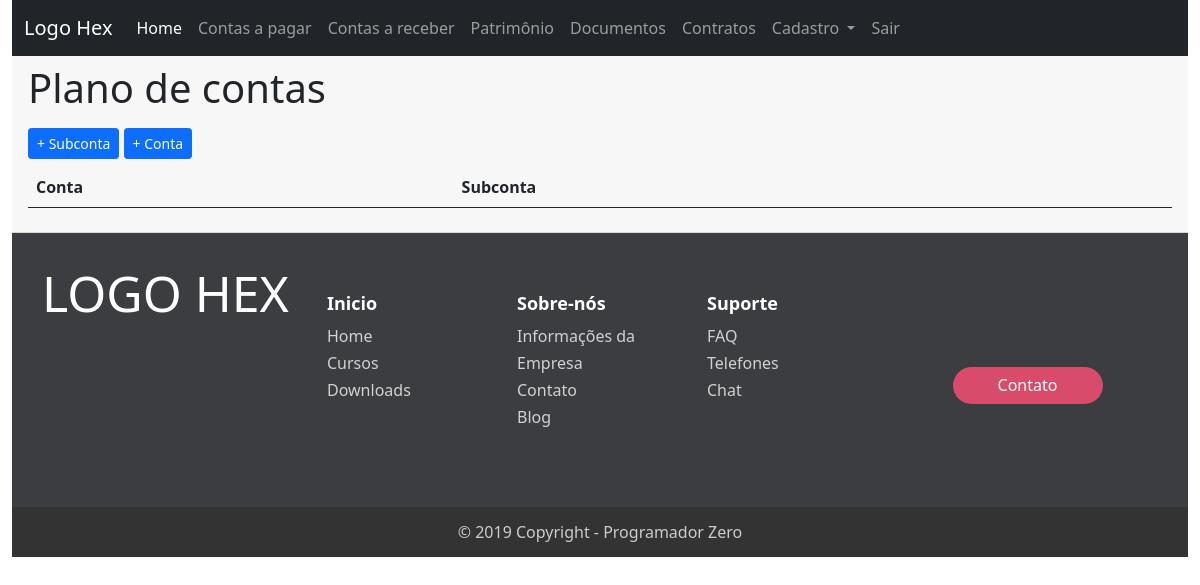
Before: /subconta/ (signed in) with the older database file.
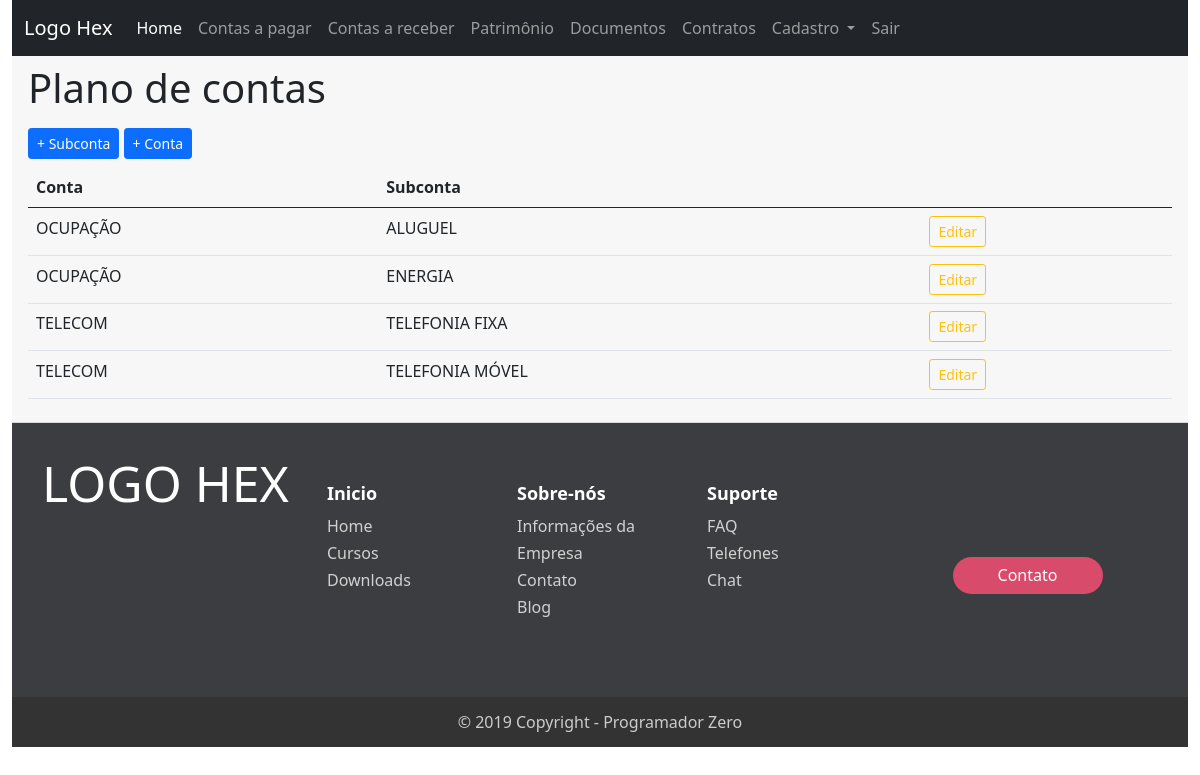
After: the same page with the newer database file.
### subconta/models.py (models this page shows, shortened)
class Subconta(models.Model):
	conta = models.ForeignKey(Conta, on_delete=models.CASCADE)
	subconta = models.CharField('Subconta', max_length=100)
	class Meta:
		ordering =['subconta']

### conta/models.py (models this page shows)
class Conta(models.Model):
	conta = models.CharField('Conta', max_length=100, unique=True)
	def __str__(self):
		return self.conta

### subconta/views.py (the view)
# urls.py: path('', include('subconta.urls')),
@login_required
def subconta(request):
    conta = Conta.objects.all()
    subconta = Subconta.objects.all().order_by('conta')
    return render(request, 'subconta/subconta.html',{'subconta': subconta,'conta':conta})

### subconta/templates/subconta/subconta.html (shortened to what this page needs)
{% extends 'base.html' %}
{% load crispy_forms_tags %}
{% block content %}
<div class="card-header card-body-t ">
    <h1> Plano de contas</h1>
    <nav class="navbar">
      <div>
        <a href="{% url 'subcontaAdd'%}"><button class="btn btn-primary btn-add btn-sm"> + Subconta</button></a>
    <a href="{% url 'contaAdd'%}"><button class="btn btn-primary btn-add btn-sm"> + Conta</button></a>
      </div>
    </nav>
    <table class="table">
      <thead>
        <tr>
          <th>Conta</th>
          <th>Subconta</th>
          <th scope="col"></th>
        </tr>
      </thead>
      <tbody>
      {% for subconta in subconta %}
        <tr>
          <td>{{subconta.conta}}</td>
          <td>{{subconta.subconta}}</td>
          <td>
              <div class="btn-list">
                <a href="/subcontaEdit/{{subconta.id}}"><button type="submit" class="btn btn-outline-warning btn-sm">Editar</button></a>
              </div>
            </td>
        <tr>
      {% endfor %}
         </tbody>
    </table>
</div>
{% endblock%}

### home/templates/base.html (shortened to what this page needs)
{% load static %}
<!DOCTYPE html>
<html lang="BR">
<head>
  <link href="https://cdn.jsdelivr.net/npm/bootstrap@5.0.0-beta1/dist/css/bootstrap.min.css" rel="stylesheet">
  <link rel="stylesheet" type="text/css" href="{% static 'css/styles.css' %}">
</head>
<body>
<div class="container-fluid">
	<nav class="navbar navbar-expand-lg navbar-dark bg-dark">
  <div class="container-fluid">
    <a class="navbar-brand" href="#">Logo Hex</a>
    <div class="collapse navbar-collapse" id="navbarNavDropdown">
      <ul class="navbar-nav">
        {% if user.is_authenticated %}
        <li class="nav-item">
          <a class="nav-link active" aria-current="page" href="{% url 'home'%}">Home</a>
        </li>
        <li class="nav-item">
          <a class="nav-link" href="#">Contas a pagar</a>
        </li>
        <li class="nav-item">
          <a class="nav-link" href="#">Contas a receber</a>
        </li>
        <li class="nav-item">
          <a class="nav-link" href="#">Patrimônio</a>
        </li>
        <li class="nav-item">
          <a class="nav-link" href="#">Documentos</a>
        </li>
        <li class="nav-item">
          <a class="nav-link" href="#">Contratos</a>
        </li>
        <li class="nav-item dropdown">
          <a class="nav-link dropdown-toggle" href="#" id="navbarDropdownMenuLink" role="button" data-bs-toggle="dropdown" aria-expanded="false">
            Cadastro
          </a>
        </li>
        {% endif %}
        {% if user.is_authenticated %}
        <li class="nav-item">
          <a class="nav-link" href="/accounts/logout">Sair</a>
        </li>
        {% endif %}
      </ul>
    </div>
  </div>
</nav>
{% block content %}
{% endblock %}
<footer id="myFooter">
        <div class="container">
            <div class="row">
                <div class="col-sm-3">
                    <h2 class="logo"><a href=""> LOGO HEX</a></h2>
                </div>
                <div class="col-sm-2">
                    <h5>Inicio</h5>
                    <ul>
                        <li><a href="">Home</a></li>
                        <li><a href="">Cursos</a></li>
                        <li><a href="">Downloads</a></li>
                    </ul>
                </div>
                <div class="col-sm-2">
                    <h5>Sobre-nós</h5>
                    <ul>
                        <li><a href="">Informações da Empresa</a></li>
                        <li><a href="">Contato</a></li>
                        <li><a href="">Blog</a></li>
                    </ul>
                </div>
                <div class="col-sm-2">
                    <h5>Suporte</h5>
                    <ul>
                        <li><a href="">FAQ</a></li>
                        <li><a href="">Telefones</a></li>
                        <li><a href="">Chat</a></li>
                    </ul>
                </div>
                <div class="col-sm-3">
                    <div class="social-networks">
                        <a href="" class="twitter"></a>
                        <a href="" class="facebook"></a>
                        <a href="" class="instagram"></a>
                    </div>
                    <a href="">
                        <button type="button" class="btn btn-default">Contato</button>
                    </a>
                </div>
            </div>
        </div>
        <div class="footer-copyright">
            <p>© 2019 Copyright - Programador Zero</p>
        </div>
    </footer>
</div>
</body>
</html>

### home/static/css/styles.css (style rules this page uses)
#myFooter { background-color: #3c3d41; color: white; padding-top: 30px; }
#myFooter .footer-copyright { background-color: #333333; padding-top: 3px; padding-bottom: 3px; text-align: center; }
#myFooter .row { margin-bottom: 60px; }
#myFooter .footer-copyright p { margin: 10px; color: #ccc; }
#myFooter ul { list-style-type: none; padding-left: 0; line-height: 1.7; }
#myFooter h5 { font-size: 18px; color: white; font-weight: bold; margin-top: 30px; }
#myFooter h2 a { font-size: 50px; text-align: center; color: #fff; }
#myFooter a { color: #d2d1d1; text-decoration: none; }
#myFooter .social-networks { text-align: center; padding-top: 30px; padding-bottom: 16px; }
#myFooter .social-networks a { font-size: 32px; color: #f9f9f9; padding: 10px; transition: 0.2s; }
#myFooter .btn { color: white; background-color: #d84b6b; border-radius: 20px; border: none; width: 150px; display: block; margin: 0 auto; margin-top: 10px; line-height: 25px; }

Changed rows visible on the page:
added Subconta: conta "OCUPAÇÃO", subconta "ALUGUEL"
added Subconta: conta "OCUPAÇÃO", subconta "ENERGIA"
added Subconta: conta "TELECOM", subconta "TELEFONIA FIXA"
added Subconta: conta "TELECOM", subconta "TELEFONIA MÓVEL"
